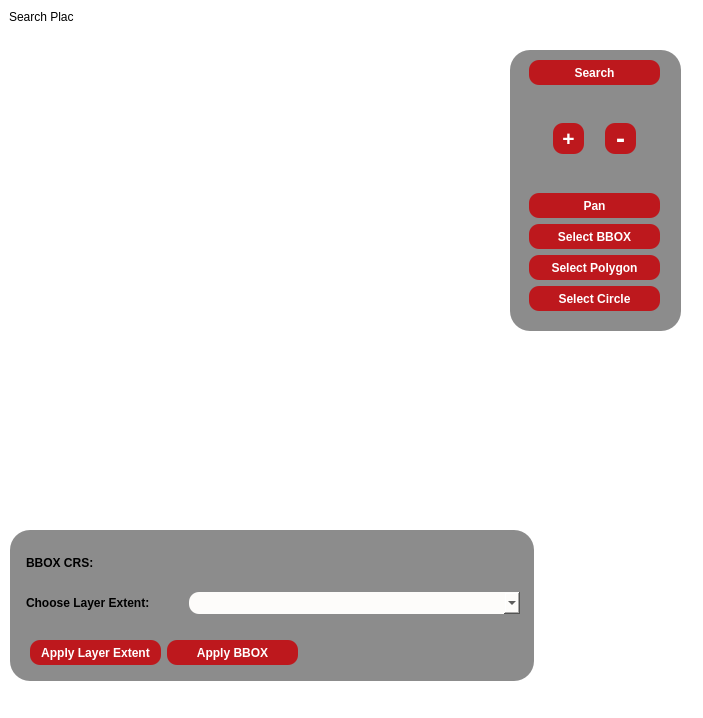
<?xml version="1.0" encoding="UTF-8"?>
<ui version="4.0">
 <class>BBOXDialog</class>
 <widget class="QDialog" name="BBOXDialog">
  <property name="geometry">
   <rect>
    <x>0</x>
    <y>0</y>
    <width>703</width>
    <height>718</height>
   </rect>
  </property>
  <property name="minimumSize">
   <size>
    <width>703</width>
    <height>718</height>
   </size>
  </property>
  <property name="maximumSize">
   <size>
    <width>703</width>
    <height>718</height>
   </size>
  </property>
  <property name="windowTitle">
   <string>Dialog</string>
  </property>
  <property name="styleSheet">
   <string notr="true">QObject#BBOXDialog{
	background-color: rgb(255, 255, 255);
}</string>
  </property>
  <widget class="QLabel" name="searchPlace">
   <property name="enabled">
    <bool>false</bool>
   </property>
   <property name="geometry">
    <rect>
     <x>9</x>
     <y>9</y>
     <width>65</width>
     <height>16</height>
    </rect>
   </property>
   <property name="styleSheet">
    <string notr="true">color:rgb(0,0,0)</string>
   </property>
   <property name="text">
    <string>Search Place:</string>
   </property>
  </widget>
  <widget class="QFrame" name="frame_2">
   <property name="geometry">
    <rect>
     <x>510</x>
     <y>50</y>
     <width>171</width>
     <height>281</height>
    </rect>
   </property>
   <property name="styleSheet">
    <string notr="true">QObject#frame_2{
background-color: rgb(140, 140, 140);
	
Border-radius:20px;

}
</string>
   </property>
   <property name="frameShape">
    <enum>QFrame::StyledPanel</enum>
   </property>
   <property name="frameShadow">
    <enum>QFrame::Raised</enum>
   </property>
   <widget class="QWidget" name="widget_3" native="true">
    <property name="geometry">
     <rect>
      <x>10</x>
      <y>10</y>
      <width>149</width>
      <height>251</height>
     </rect>
    </property>
    <property name="minimumSize">
     <size>
      <width>149</width>
      <height>251</height>
     </size>
    </property>
    <property name="maximumSize">
     <size>
      <width>149</width>
      <height>251</height>
     </size>
    </property>
    <layout class="QGridLayout" name="gridLayout_2">
     <item row="0" column="0">
      <widget class="QPushButton" name="searchButton">
       <property name="maximumSize">
        <size>
         <width>131</width>
         <height>25</height>
        </size>
       </property>
       <property name="sizeIncrement">
        <size>
         <width>131</width>
         <height>25</height>
        </size>
       </property>
       <property name="font">
        <font>
         <pointsize>9</pointsize>
         <weight>75</weight>
         <bold>true</bold>
        </font>
       </property>
       <property name="cursor">
        <cursorShape>PointingHandCursor</cursorShape>
       </property>
       <property name="styleSheet">
        <string notr="true">background-color:rgb(189, 24, 29);
border-radius:10px;
color: rgb(255, 255, 255);
</string>
       </property>
       <property name="text">
        <string>Search</string>
       </property>
      </widget>
     </item>
     <item row="5" column="0">
      <widget class="QPushButton" name="selectPolygon">
       <property name="minimumSize">
        <size>
         <width>131</width>
         <height>25</height>
        </size>
       </property>
       <property name="maximumSize">
        <size>
         <width>131</width>
         <height>25</height>
        </size>
       </property>
       <property name="font">
        <font>
         <pointsize>9</pointsize>
         <weight>75</weight>
         <bold>true</bold>
        </font>
       </property>
       <property name="cursor">
        <cursorShape>PointingHandCursor</cursorShape>
       </property>
       <property name="styleSheet">
        <string notr="true">background-color:rgb(189, 24, 29);
border-radius:10px;
color: rgb(255, 255, 255);
</string>
       </property>
       <property name="text">
        <string>Select Polygon</string>
       </property>
      </widget>
     </item>
     <item row="3" column="0">
      <widget class="QPushButton" name="panButton">
       <property name="minimumSize">
        <size>
         <width>71</width>
         <height>25</height>
        </size>
       </property>
       <property name="font">
        <font>
         <pointsize>9</pointsize>
         <weight>75</weight>
         <bold>true</bold>
        </font>
       </property>
       <property name="cursor">
        <cursorShape>PointingHandCursor</cursorShape>
       </property>
       <property name="styleSheet">
        <string notr="true">background-color:rgb(189, 24, 29);
border-radius:10px;
color: rgb(255, 255, 255);
</string>
       </property>
       <property name="text">
        <string>Pan</string>
       </property>
      </widget>
     </item>
     <item row="6" column="0">
      <widget class="QPushButton" name="selectCircle">
       <property name="minimumSize">
        <size>
         <width>131</width>
         <height>25</height>
        </size>
       </property>
       <property name="maximumSize">
        <size>
         <width>131</width>
         <height>25</height>
        </size>
       </property>
       <property name="font">
        <font>
         <pointsize>9</pointsize>
         <weight>75</weight>
         <bold>true</bold>
        </font>
       </property>
       <property name="cursor">
        <cursorShape>PointingHandCursor</cursorShape>
       </property>
       <property name="styleSheet">
        <string notr="true">background-color:rgb(189, 24, 29);
border-radius:10px;
color: rgb(255, 255, 255);
</string>
       </property>
       <property name="text">
        <string>Select Circle</string>
       </property>
      </widget>
     </item>
     <item row="4" column="0">
      <widget class="QPushButton" name="selectButton">
       <property name="minimumSize">
        <size>
         <width>131</width>
         <height>25</height>
        </size>
       </property>
       <property name="maximumSize">
        <size>
         <width>131</width>
         <height>25</height>
        </size>
       </property>
       <property name="font">
        <font>
         <pointsize>9</pointsize>
         <weight>75</weight>
         <bold>true</bold>
        </font>
       </property>
       <property name="cursor">
        <cursorShape>PointingHandCursor</cursorShape>
       </property>
       <property name="styleSheet">
        <string notr="true">background-color:rgb(189, 24, 29);
border-radius:10px;
color: rgb(255, 255, 255);
</string>
       </property>
       <property name="text">
        <string>Select BBOX</string>
       </property>
      </widget>
     </item>
     <item row="1" column="0">
      <widget class="QWidget" name="widget" native="true">
       <layout class="QHBoxLayout" name="horizontalLayout">
        <item>
         <widget class="QPushButton" name="zoomIn">
          <property name="minimumSize">
           <size>
            <width>31</width>
            <height>31</height>
           </size>
          </property>
          <property name="maximumSize">
           <size>
            <width>31</width>
            <height>31</height>
           </size>
          </property>
          <property name="font">
           <font>
            <pointsize>16</pointsize>
            <weight>75</weight>
            <bold>true</bold>
           </font>
          </property>
          <property name="cursor">
           <cursorShape>PointingHandCursor</cursorShape>
          </property>
          <property name="styleSheet">
           <string notr="true">background-color:rgb(189, 24, 29);
border-radius:10px;
color: rgb(255, 255, 255);
</string>
          </property>
          <property name="text">
           <string>+</string>
          </property>
         </widget>
        </item>
        <item>
         <widget class="QPushButton" name="zoomOut">
          <property name="minimumSize">
           <size>
            <width>31</width>
            <height>31</height>
           </size>
          </property>
          <property name="maximumSize">
           <size>
            <width>31</width>
            <height>31</height>
           </size>
          </property>
          <property name="font">
           <font>
            <pointsize>20</pointsize>
            <weight>75</weight>
            <bold>true</bold>
           </font>
          </property>
          <property name="cursor">
           <cursorShape>PointingHandCursor</cursorShape>
          </property>
          <property name="styleSheet">
           <string notr="true">background-color:rgb(189, 24, 29);
border-radius:10px;
color: rgb(255, 255, 255);
</string>
          </property>
          <property name="text">
           <string>-</string>
          </property>
         </widget>
        </item>
       </layout>
      </widget>
     </item>
    </layout>
   </widget>
  </widget>
  <widget class="QFrame" name="frame">
   <property name="geometry">
    <rect>
     <x>10</x>
     <y>530</y>
     <width>524</width>
     <height>151</height>
    </rect>
   </property>
   <property name="styleSheet">
    <string notr="true">QObject#frame{
	background-color: rgb(140, 140, 140);
	
Border-radius:20px;}

</string>
   </property>
   <property name="frameShape">
    <enum>QFrame::StyledPanel</enum>
   </property>
   <property name="frameShadow">
    <enum>QFrame::Raised</enum>
   </property>
   <widget class="QWidget" name="widget_2" native="true">
    <property name="geometry">
     <rect>
      <x>10</x>
      <y>10</y>
      <width>506</width>
      <height>91</height>
     </rect>
    </property>
    <property name="minimumSize">
     <size>
      <width>506</width>
      <height>91</height>
     </size>
    </property>
    <property name="maximumSize">
     <size>
      <width>506</width>
      <height>91</height>
     </size>
    </property>
    <property name="cursor">
     <cursorShape>PointingHandCursor</cursorShape>
    </property>
    <layout class="QGridLayout" name="gridLayout">
     <item row="1" column="0">
      <widget class="QLabel" name="chooseLayerLabel">
       <property name="minimumSize">
        <size>
         <width>151</width>
         <height>16</height>
        </size>
       </property>
       <property name="maximumSize">
        <size>
         <width>151</width>
         <height>16</height>
        </size>
       </property>
       <property name="font">
        <font>
         <pointsize>9</pointsize>
         <weight>75</weight>
         <bold>true</bold>
        </font>
       </property>
       <property name="styleSheet">
        <string notr="true">color:rgb(0, 0, 0);</string>
       </property>
       <property name="text">
        <string>Choose Layer Extent:</string>
       </property>
      </widget>
     </item>
     <item row="1" column="1">
      <widget class="QComboBox" name="chooseBBOXLayer">
       <property name="minimumSize">
        <size>
         <width>331</width>
         <height>22</height>
        </size>
       </property>
       <property name="maximumSize">
        <size>
         <width>331</width>
         <height>22</height>
        </size>
       </property>
       <property name="cursor">
        <cursorShape>PointingHandCursor</cursorShape>
       </property>
       <property name="styleSheet">
        <string notr="true">border-radius:10px;

border-color:rgb(45, 45, 45);

background-color: rgb(253, 252, 250);</string>
       </property>
      </widget>
     </item>
     <item row="0" column="0">
      <widget class="QLabel" name="bboxCRSLabel">
       <property name="minimumSize">
        <size>
         <width>151</width>
         <height>16</height>
        </size>
       </property>
       <property name="maximumSize">
        <size>
         <width>151</width>
         <height>16</height>
        </size>
       </property>
       <property name="font">
        <font>
         <pointsize>9</pointsize>
         <weight>75</weight>
         <bold>true</bold>
        </font>
       </property>
       <property name="styleSheet">
        <string notr="true">color:rgb(0, 0, 0);</string>
       </property>
       <property name="text">
        <string>BBOX CRS:</string>
       </property>
      </widget>
     </item>
    </layout>
   </widget>
   <widget class="QWidget" name="widget_4" native="true">
    <property name="geometry">
     <rect>
      <x>10</x>
      <y>100</y>
      <width>288</width>
      <height>45</height>
     </rect>
    </property>
    <property name="minimumSize">
     <size>
      <width>288</width>
      <height>45</height>
     </size>
    </property>
    <property name="maximumSize">
     <size>
      <width>288</width>
      <height>45</height>
     </size>
    </property>
    <layout class="QGridLayout" name="gridLayout_3">
     <item row="0" column="0">
      <layout class="QHBoxLayout" name="horizontalLayout_2">
       <item>
        <widget class="QPushButton" name="b2">
         <property name="minimumSize">
          <size>
           <width>131</width>
           <height>25</height>
          </size>
         </property>
         <property name="maximumSize">
          <size>
           <width>131</width>
           <height>25</height>
          </size>
         </property>
         <property name="font">
          <font>
           <pointsize>9</pointsize>
           <weight>75</weight>
           <bold>true</bold>
          </font>
         </property>
         <property name="cursor">
          <cursorShape>PointingHandCursor</cursorShape>
         </property>
         <property name="styleSheet">
          <string notr="true">background-color:rgb(189, 24, 29);
border-radius:10px;
color: rgb(255, 255, 255);
</string>
         </property>
         <property name="text">
          <string>Apply Layer Extent</string>
         </property>
        </widget>
       </item>
       <item>
        <widget class="QPushButton" name="b1">
         <property name="minimumSize">
          <size>
           <width>131</width>
           <height>25</height>
          </size>
         </property>
         <property name="maximumSize">
          <size>
           <width>131</width>
           <height>25</height>
          </size>
         </property>
         <property name="font">
          <font>
           <pointsize>9</pointsize>
           <weight>75</weight>
           <bold>true</bold>
          </font>
         </property>
         <property name="cursor">
          <cursorShape>PointingHandCursor</cursorShape>
         </property>
         <property name="styleSheet">
          <string notr="true">background-color:rgb(189, 24, 29);
border-radius:10px;
color: rgb(255, 255, 255);
</string>
         </property>
         <property name="text">
          <string>Apply BBOX</string>
         </property>
        </widget>
       </item>
      </layout>
     </item>
    </layout>
   </widget>
  </widget>
 </widget>
 <resources/>
 <connections/>
</ui>
